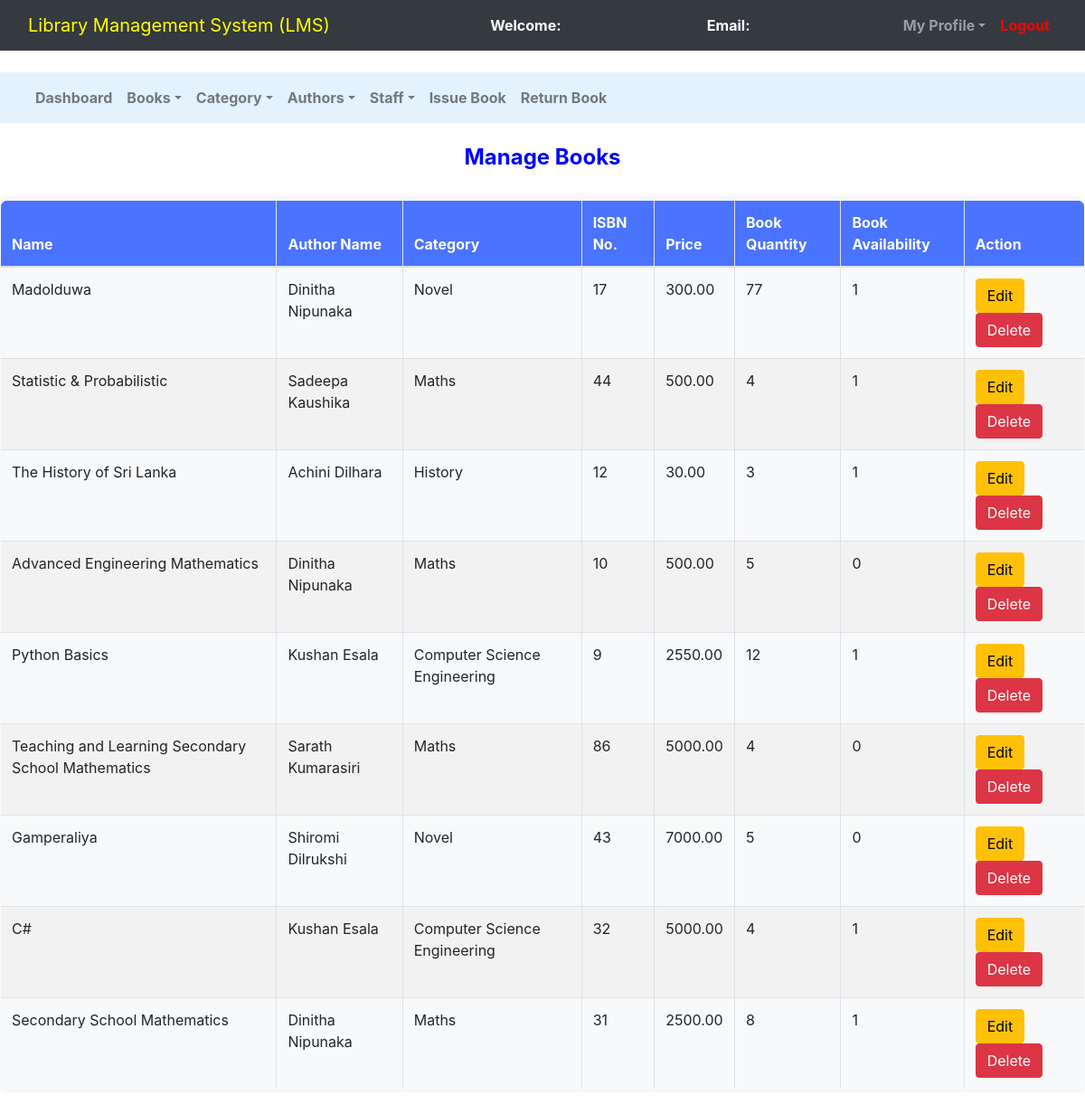
The page /admin/manage_book.php on the database its author committed.
### tables this page shows
CREATE TABLE `books` (
  `book_id` int(11) NOT NULL,
  `book_name` varchar(250) NOT NULL,
  `author_name` varchar(50) NOT NULL,
  `cat_id` int(11) NOT NULL,
  `isbn_no` int(11) NOT NULL,
  `book_price` decimal(10,2) NOT NULL,
  `book_quantity` int(5) NOT NULL,
  `book_availability` tinyint(1) NOT NULL,
  `book_image` varchar(255) NOT NULL
);

CREATE TABLE `category` (
  `cat_id` int(11) NOT NULL,
  `cat_name` varchar(100) NOT NULL
);

### admin/manage_book.php (the view, shortened to what this page needs)
<!DOCTYPE html>
<html>
<head>
	<link rel="stylesheet" type="text/css" href="../bootstrap-4.4.1/css/bootstrap.min.css">
</head>
<body>
	<nav class="navbar navbar-expand-lg navbar-dark bg-dark">
		<div class="container-fluid">
			<div class="navbar-header">
				<a class="navbar-brand" href="admin_dashboard.php" style="color: yellow;">Library Management System (LMS)</a>
			</div>
			<font style="color: white;"><span><strong>Welcome: <?php echo $_SESSION['name']; ?></strong></span></font>
			<font style="color: white;"><span><strong>Email: <?php echo $_SESSION['email']; ?></strong></font>
		    <ul class="nav navbar-nav navbar-right">
		      <li class="nav-item dropdown">
	        	<a class="nav-link dropdown-toggle" data-toggle="dropdown"><b>My Profile</b></a>
		      </li>
		      <li class="nav-item">
		        <a class="nav-link" href="../logout.php" style="color: red;"><b>Logout</b></a>
		      </li>
		    </ul>
		</div>
	</nav><br>
	<nav class="navbar navbar-expand-lg navbar-light" style="background-color: #e3f2fd">
		<div class="container-fluid">
		    <ul class="nav navbar-nav navbar-center">
		      <li class="nav-item">
		        <a class="nav-link" href="admin_dashboard.php"><b>Dashboard</b></a>
		      </li>
		      <li class="nav-item dropdown">
	        	<a class="nav-link dropdown-toggle" data-toggle="dropdown"><b>Books</b></a>
		      </li>
		      <li class="nav-item dropdown">
	        	<a class="nav-link dropdown-toggle" data-toggle="dropdown"><b>Category</b></a>
		      </li>
		      <li class="nav-item dropdown">
	        	<a class="nav-link dropdown-toggle" data-toggle="dropdown"><b>Authors</b></a>
		      </li>
			  <li class="nav-item dropdown">
	        	<a class="nav-link dropdown-toggle" data-toggle="dropdown"><b>Staff</b></a>
		      </li>
	          <li class="nav-item">
		        <a class="nav-link" href="issue_book.php"><b>Issue Book</b></a>
		      </li>
			  <li class="nav-item">
		        <a class="nav-link" href="return_book.php"><b>Return Book</b></a>
		      </li>
		    </ul>
		</div>
	</nav><br>
	<center><h4 style="color: blue;"><b>Manage Books</b></h4><br></center>
	<div class="row">
		<div class="col-md-12">
			<table class="table table-bordered table-hover">
				<thead>
					<tr>
						<th>Name</th>
						<th>Author Name</th>
						<th>Category</th>
						<th>ISBN No.</th>
						<th>Price</th>
						<th>Book Quantity</th>
						<th>Book Availability</th>
						<th>Action</th>
					</tr>
				</thead>
				<?php
					$connection = mysqli_connect("localhost", "root", "");
					$query = "SELECT books.*, category.cat_name FROM books JOIN category ON books.cat_id = category.cat_id";
					$query_run = mysqli_query($connection, $query);
					while ($row = mysqli_fetch_assoc($query_run)) {
				?>
					<tr>
						<td><?php echo $row['book_name']; ?></td>
						<td><?php echo $row['author_name']; ?></td>
						<td><?php echo $row['cat_name']; ?></td>
						<td><?php echo $row['isbn_no']; ?></td>
						<td><?php echo $row['book_price']; ?></td>
						<td><?php echo $row['book_quantity']; ?></td>
						<td><?php echo $row['book_availability']; ?></td>
						<td>
							<button class="btn btn-warning"><a href="edit_book.php?bn=<?php echo $row['isbn_no']; ?>" style="color: black;">Edit</a></button>
							<button class="btn btn-danger"><a href="delete_book.php?bn=<?php echo $row['isbn_no']; ?>" style="color: white;">Delete</a></button>
						</td>
					</tr>
				<?php
					}
				?>
			</table>
		</div>
	</div>
</body>
</html>

### admin/manage_book.php (style rules this page uses)
table { width: 100%; border-collapse: collapse; background-color: #f8f9fa; box-shadow: 0 0 10px rgba(0, 0, 0, 0.1); border-radius: 8px; overflow: hidden; }
th { background-color: #6c757d; color: white; font-weight: bold; padding: 10px; text-align: left; border-bottom: 2px solid #dee2e6; }
td { padding: 10px; border-bottom: 1px solid #dee2e6; }
tr:nth-child(even) { background-color: #f2f2f2; }
thead { background-color: #5d78ff; color: white; }
td a { text-decoration: none; color: white; }
.btn-warning a { color: black; }
thead th { background-color: #4a73ff; }

### rows shown on the page
books: book_name "Madolduwa", author_name "Dinitha Nipunaka", cat.cat_name "Novel", isbn_no "17", book_price "300.00", book_quantity "77", book_availability "1"
books: book_name "Statistic & Probabilistic", author_name "Sadeepa Kaushika", cat.cat_name "Maths", isbn_no "44", book_price "500.00", book_quantity "4", book_availability "1"
books: book_name "The History of Sri Lanka", author_name "Achini Dilhara", cat.cat_name "History", isbn_no "12", book_price "30.00", book_quantity "3", book_availability "1"
books: book_name "Advanced Engineering Mathematics", author_name "Dinitha Nipunaka", cat.cat_name "Maths", isbn_no "10", book_price "500.00", book_quantity "5", book_availability "0"
books: book_name "Python Basics", author_name "Kushan Esala", cat.cat_name "Computer Science Engineering", isbn_no "9", book_price "2550.00", book_quantity "12", book_availability "1"
books: book_name "Teaching and Learning Secondary School Mathematics", author_name "Sarath Kumarasiri", cat.cat_name "Maths", isbn_no "86", book_price "5000.00", book_quantity "4", book_availability "0"
books: book_name "Gamperaliya", author_name "Shiromi Dilrukshi", cat.cat_name "Novel", isbn_no "43", book_price "7000.00", book_quantity "5", book_availability "0"
books: book_name "C#", author_name "Kushan Esala", cat.cat_name "Computer Science Engineering", isbn_no "32", book_price "5000.00", book_quantity "4", book_availability "1"
books: book_name "Secondary School Mathematics", author_name "Dinitha Nipunaka", cat.cat_name "Maths", isbn_no "31", book_price "2500.00", book_quantity "8", book_availability "1"
